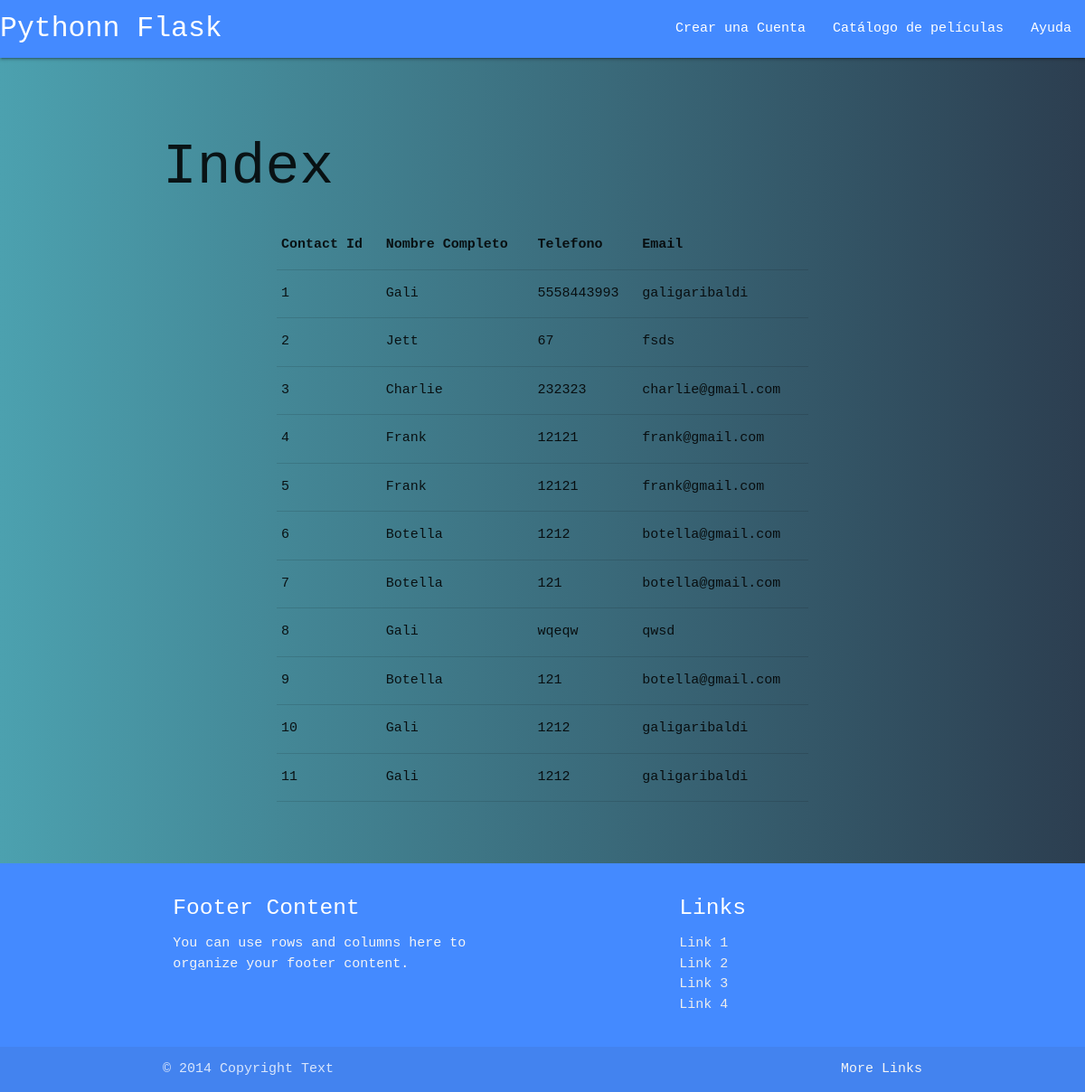
The page /config on the database its author committed.
### tables this page shows
CREATE TABLE `contacts` (
	`contact_id`	INTEGER,
	`fullname`	TEXT,
	`phone`	TEXT,
	`email`	TEXT,
	PRIMARY KEY(`contact_id`)
);

### app4.py (the view)
@app.route('/config')
def config():
    datos = coneccion.consulta()
    return render_template('tabla.html', contacts = datos)

### models.py (called while the page is built)
def consulta():
    con = sql.connect("DB/baseFlask.db")
    cursor = con.cursor()
    cursor.execute("SELECT * FROM contacts")
    datos = cursor.fetchall()
    print(datos)
    con.commit()
    con.close()
    return datos

### templates/tabla.html (shortened to what this page needs)
{% extends "layout.html" %}
{% block content %}
<h1> Index </h1>
<div class="container">
    <table class="stripped">
        <thead>
            <tr>
                <th>Contact Id</th>
                <th>Nombre Completo</th>
                <th>Telefono</th>
                <th>Email</th>
            </tr>
        </thead>
        <tbody>
            {% for contact in contacts %}
            <tr>
                <td>{{ contact.0 }}</td>
                <td>{{ contact.1 }}</td>
                <td>{{ contact.2 }}</td>
                <td>{{ contact.3 }}</td>
            </tr>
        </tbody>
        {% endfor %}
    </table>
</div>
</body>
{% endblock %}

### templates/layout.html (shortened to what this page needs)
<!DOCTYPE html>
<html lang="es">
<head>
    <link rel="stylesheet" href="{{ url_for('static', filename='css/materialize.css') }}">
    <link rel="stylesheet" href="{{ url_for('static', filename='css/main.css') }}">
</head>
<body>
    <nav>
        <div class="nav-wrapper #448aff blue accent-2">
            <a href="/" class="brand-logo">Pythonn Flask</a>
            <ul id="nav-mobile" class="right hide-on-med-and-down">
                <li><a href="sass.html">Crear una Cuenta</a></li>
                <li><a href="badges.html">Catálogo de películas</a></li>
                <li><a href="collapsible.html">Ayuda</a></li>
            </ul>
        </div>
    </nav>
    <br>
    <br>
    <div class="container p-4">
        {% block content %}
        {% endblock %}
    <br>
    <br>
    <br>
    <footer class="page-footer #448aff blue accent-2">
        <div class="container">
            <div class="row">
                <div class="col l6 s12">
                    <h5 class="white-text">Footer Content</h5>
                    <p class="grey-text text-lighten-4">You can use rows and columns here to organize your footer
                        content.</p>
                </div>
                <div class="col l4 offset-l2 s12">
                    <h5 class="white-text">Links</h5>
                    <ul>
                        <li><a class="grey-text text-lighten-3" href="#!">Link 1</a></li>
                        <li><a class="grey-text text-lighten-3" href="#!">Link 2</a></li>
                        <li><a class="grey-text text-lighten-3" href="#!">Link 3</a></li>
                        <li><a class="grey-text text-lighten-3" href="#!">Link 4</a></li>
                    </ul>
                </div>
            </div>
        </div>
        <div class="footer-copyright">
            <div class="container">
                © 2014 Copyright Text
                <a class="grey-text text-lighten-4 right" href="#!">More Links</a>
            </div>
        </div>
    </footer>
    <script src="https://cdnjs.cloudflare.com/ajax/libs/materialize/1.0.0/js/materialize.min.js"></script></body>
</html>

### static/css/main.css (style rules this page uses)
body { background-size: 100vw 100vh; background-attachment: fixed; margin: 0; font-family: monospace; background: #2C3E50; background: -webkit-linear-gradient(to right, #4CA1AF, #2C3E50); background: linear-gradient(to right, #4CA1AF, #2C3E50); }

### rows shown on the page
contacts: contact_id "1", fullname "Gali", phone "5558443993", email "galigaribaldi"
contacts: contact_id "2", fullname "Jett", phone "67", email "fsds"
contacts: contact_id "3", fullname "Charlie", phone "232323", email "charlie@gmail.com"
contacts: contact_id "4", fullname "Frank", phone "12121", email "frank@gmail.com"
contacts: contact_id "5", fullname "Frank", phone "12121", email "frank@gmail.com"
contacts: contact_id "6", fullname "Botella", phone "1212", email "botella@gmail.com"
contacts: contact_id "7", fullname "Botella", phone "121", email "botella@gmail.com"
contacts: contact_id "8", fullname "Gali", phone "wqeqw", email "qwsd"
contacts: contact_id "9", fullname "Botella", phone "121", email "botella@gmail.com"
contacts: contact_id "10", fullname "Gali", phone "1212", email "galigaribaldi"
contacts: contact_id "11", fullname "Gali", phone "1212", email "galigaribaldi"
